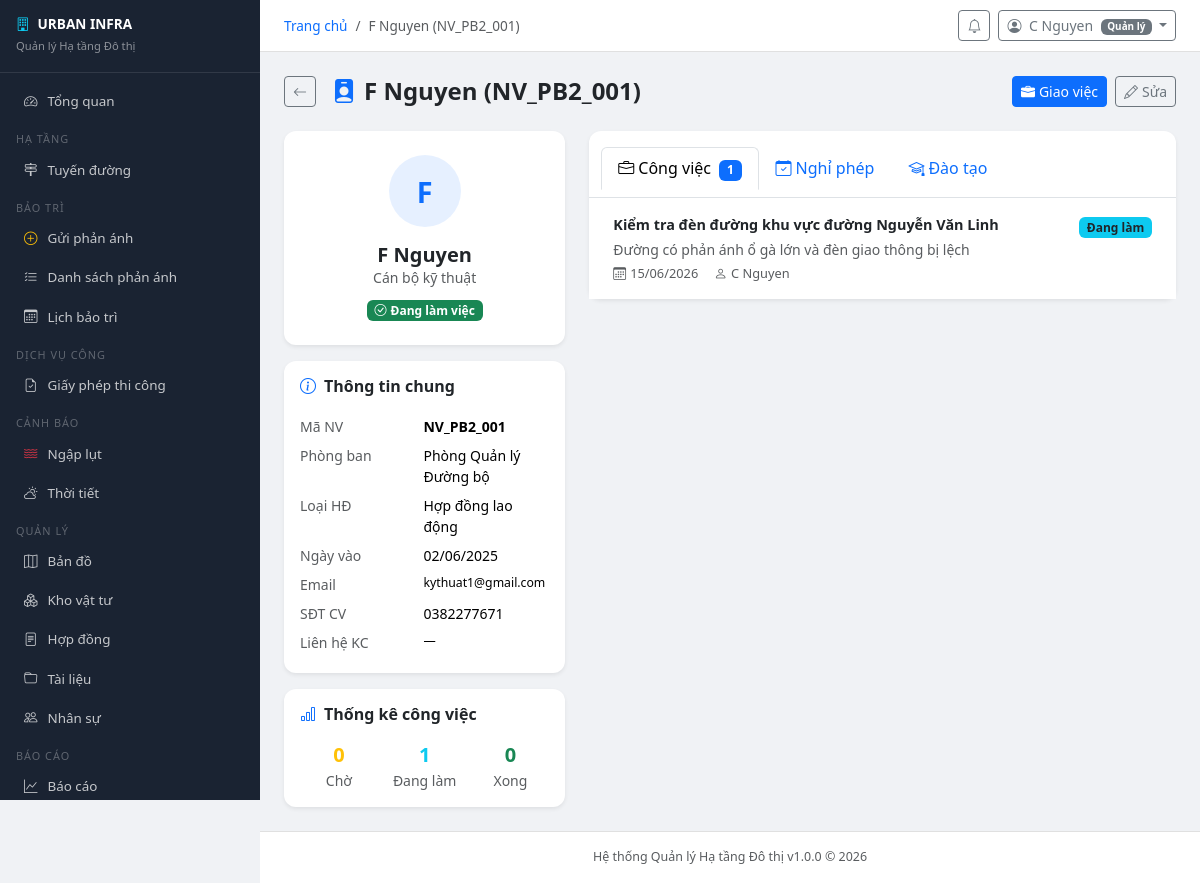
Page /hr/employees/1/ (signed in) on the committed database.
### accounts/models.py (models this page shows, shortened)
class User(AbstractUser):
    ROLE_CHOICES = [
        ('admin', 'Quản trị viên hệ thống'),
        ('manager', 'Quản lý'),
        ('staff', 'Cán bộ kỹ thuật'),
        ('inspector', 'Kiểm định viên'),
        ('citizen', 'Người dân'),
    ]
    role = models.CharField('Vai trò', max_length=20, choices=ROLE_CHOICES, default='citizen')
    phone = models.CharField('Số điện thoại', max_length=15, blank=True)
    avatar = models.ImageField('Ảnh đại diện', upload_to='avatars/', blank=True, null=True)
    address = models.TextField('Địa chỉ', blank=True)
    district = models.CharField('Quận/Huyện', max_length=100, blank=True)
    ward = models.CharField('Phường/Xã', max_length=100, blank=True)
    is_locked = models.BooleanField('Bị khóa', default=False)
    locked_reason = models.TextField('Lý do khóa', blank=True)
    otp_secret = models.CharField(max_length=32, blank=True)
    two_factor_enabled = models.BooleanField('Xác thực 2 bước', default=False)
    created_at = models.DateTimeField('Ngày tạo', auto_now_add=True)
    updated_at = models.DateTimeField('Cập nhật', auto_now=True)
    class Meta:
        verbose_name = 'Người dùng'
        verbose_name_plural = 'Người dùng'
    @property
    def is_admin(self):
        return self.role == 'admin' or self.is_superuser
    @property
    def is_staff_member(self):
        return self.role in ('admin', 'manager', 'staff', 'inspector')

### hr/models.py (models this page shows, shortened)
class Employee(models.Model):
    user = models.OneToOneField(User, on_delete=models.CASCADE, related_name='employee_profile')
    employee_id = models.CharField('Mã nhân viên', max_length=20, unique=True)
    department = models.ForeignKey(Department, on_delete=models.SET_NULL, null=True, related_name='employees')
    position = models.CharField('Chức vụ', max_length=100, blank=True)
    hire_date = models.DateField('Ngày vào làm', null=True, blank=True)
    contract_type = models.CharField('Loại hợp đồng', max_length=50, blank=True)
    salary = models.DecimalField('Lương (VNĐ)', max_digits=15, decimal_places=0, default=0)
    phone_work = models.CharField('SĐT công việc', max_length=15, blank=True)
    emergency_contact = models.CharField('Liên hệ khẩn cấp', max_length=200, blank=True)
    is_active = models.BooleanField('Đang làm việc', default=True)
    notes = models.TextField('Ghi chú', blank=True)
    created_at = models.DateTimeField(auto_now_add=True)
    updated_at = models.DateTimeField(auto_now=True)
    class Meta:
        verbose_name = 'Nhân viên'
        verbose_name_plural = 'Nhân viên'
    def __str__(self): return f"{self.user.get_full_name()} ({self.employee_id})"

class Department(models.Model):
    name = models.CharField('Phòng ban', max_length=100)
    code = models.CharField('Mã', max_length=20, unique=True)
    manager = models.ForeignKey(User, on_delete=models.SET_NULL, null=True, blank=True, related_name='managed_departments')
    description = models.TextField(blank=True)
    class Meta:
        verbose_name = 'Phòng ban'
        verbose_name_plural = 'Phòng ban'

class WorkAssignment(models.Model):
    STATUS_CHOICES = [('todo','Chưa làm'),('in_progress','Đang làm'),('done','Hoàn thành'),('cancelled','Hủy')]
    employee = models.ForeignKey(Employee, on_delete=models.CASCADE, related_name='assignments')
    title = models.CharField('Tiêu đề', max_length=200)
    description = models.TextField('Mô tả', blank=True)
    assigned_by = models.ForeignKey(User, on_delete=models.SET_NULL, null=True, related_name='assigned_tasks')
    due_date = models.DateField('Hạn hoàn thành', null=True, blank=True)
    status = models.CharField('Trạng thái', max_length=15, choices=STATUS_CHOICES, default='todo')
    completion_note = models.TextField('Ghi chú hoàn thành', blank=True)
    created_at = models.DateTimeField(auto_now_add=True)
    updated_at = models.DateTimeField(auto_now=True)
    class Meta:
        verbose_name = 'Phân công công việc'
        verbose_name_plural = 'Phân công công việc'
        ordering = ['due_date']

### hr/views.py (the view)
# urls.py: path('employees/<int:pk>/', views.employee_detail, name='employee_detail'),
@login_required
@staff_required
def employee_detail(request, pk):
    emp = get_object_or_404(Employee.objects.select_related('user', 'department'), pk=pk)
    assignments = emp.assignments.select_related('assigned_by').order_by('-created_at')[:10]
    leave_requests = emp.leave_requests.order_by('-created_at')[:5]
    trainings = emp.trainings.order_by('-start_date')[:5]
    assignment_stats = {
        'todo': emp.assignments.filter(status='todo').count(),
        'in_progress': emp.assignments.filter(status='in_progress').count(),
        'done': emp.assignments.filter(status='done').count(),
    }
    return render(request, 'hr/employee_detail.html', {
        'emp': emp,
        'assignments': assignments,
        'leave_requests': leave_requests,
        'trainings': trainings,
        'assignment_stats': assignment_stats,
        'page_title': str(emp),
    })

### hr/templates/hr/employee_detail.html (shortened to what this page needs)
{% extends "base.html" %}
{% load static %}
{% block content %}
<div class="d-flex align-items-center mb-4">
  <a href="{% url 'hr:employee_list' %}" class="btn btn-sm btn-outline-secondary me-3">
    <i class="bi bi-arrow-left"></i>
  </a>
  <h4 class="fw-bold mb-0">
    <i class="bi bi-person-badge-fill text-primary me-2"></i>{{ page_title }}
  </h4>
  <div class="ms-auto d-flex gap-2">
    <a href="{% url 'hr:assignment_create' %}?employee={{ emp.pk }}" class="btn btn-primary btn-sm">
      <i class="bi bi-briefcase-fill me-1"></i>Giao việc
    </a>
    <a href="{% url 'admin:hr_employee_change' emp.pk %}" class="btn btn-outline-secondary btn-sm">
      <i class="bi bi-pencil me-1"></i>Sửa
    </a>
  </div>
</div>
<div class="row g-4">
  <div class="col-lg-4">
    <div class="card border-0 shadow-sm mb-3">
      <div class="card-body text-center py-4">
        <div class="rounded-circle bg-primary bg-opacity-10 text-primary fw-bold
                    d-flex align-items-center justify-content-center mx-auto mb-3"
             style="width:72px;height:72px;font-size:1.8rem">
          {{ emp.user.get_full_name|first|upper }}
        </div>
        <h5 class="fw-bold mb-0">{{ emp.user.get_full_name }}</h5>
        <div class="text-muted small mb-2">{{ emp.position|default:"Chưa cập nhật chức vụ" }}</div>
        {% if emp.is_active %}
          <span class="badge bg-success"><i class="bi bi-check-circle me-1"></i>Đang làm việc</span>
        {% else %}
          <span class="badge bg-secondary">Đã nghỉ việc</span>
        {% endif %}
      </div>
    </div>
    <div class="card border-0 shadow-sm mb-3">
      <div class="card-body">
        <h6 class="fw-bold mb-3"><i class="bi bi-info-circle text-primary me-2"></i>Thông tin chung</h6>
        <table class="table table-sm table-borderless mb-0" style="font-size:.875rem">
          <tr>
            <td class="text-muted ps-0" style="width:120px">Mã NV</td>
            <td class="fw-semibold">{{ emp.employee_id }}</td>
          </tr>
          <tr>
            <td class="text-muted ps-0">Phòng ban</td>
            <td>{{ emp.department.name|default:"—" }}</td>
          </tr>
          <tr>
            <td class="text-muted ps-0">Loại HĐ</td>
            <td>{{ emp.contract_type|default:"—" }}</td>
          </tr>
          <tr>
            <td class="text-muted ps-0">Ngày vào</td>
            <td>{{ emp.hire_date|date:"d/m/Y"|default:"—" }}</td>
          </tr>
          <tr>
            <td class="text-muted ps-0">Email</td>
            <td class="small">{{ emp.user.email }}</td>
          </tr>
          <tr>
            <td class="text-muted ps-0">SĐT CV</td>
            <td>{{ emp.phone_work|default:"—" }}</td>
          </tr>
          <tr>
            <td class="text-muted ps-0">Liên hệ KC</td>
            <td class="small">{{ emp.emergency_contact|default:"—" }}</td>
          </tr>
        </table>
      </div>
    </div>
    <div class="card border-0 shadow-sm">
      <div class="card-body">
        <h6 class="fw-bold mb-3"><i class="bi bi-bar-chart text-primary me-2"></i>Thống kê công việc</h6>
        <div class="row g-2 text-center">
          <div class="col-4">
            <div class="fw-bold fs-5 text-warning">{{ assignment_stats.todo }}</div>
            <div class="small text-muted">Chờ</div>
          </div>
          <div class="col-4">
            <div class="fw-bold fs-5 text-info">{{ assignment_stats.in_progress }}</div>
            <div class="small text-muted">Đang làm</div>
          </div>
          <div class="col-4">
            <div class="fw-bold fs-5 text-success">{{ assignment_stats.done }}</div>
            <div class="small text-muted">Xong</div>
          </div>
        </div>
      </div>
    </div>
  </div>
  <div class="col-lg-8">
    <div class="card border-0 shadow-sm">
      <div class="card-header bg-transparent border-bottom">
        <ul class="nav nav-tabs card-header-tabs" id="empTab">
          <li class="nav-item">
            <button class="nav-link active" data-bs-toggle="tab" data-bs-target="#tab-assignments">
              <i class="bi bi-briefcase me-1"></i>Công việc
              <span class="badge bg-primary ms-1">{{ assignment_stats.todo|add:assignment_stats.in_progress }}</span>
            </button>
          </li>
          <li class="nav-item">
            <button class="nav-link" data-bs-toggle="tab" data-bs-target="#tab-leaves">
              <i class="bi bi-calendar-check me-1"></i>Nghỉ phép
            </button>
          </li>
          <li class="nav-item">
            <button class="nav-link" data-bs-toggle="tab" data-bs-target="#tab-trainings">
              <i class="bi bi-mortarboard me-1"></i>Đào tạo
            </button>
          </li>
        </ul>
      </div>
      <div class="card-body p-0">
        <div class="tab-content">
          <div class="tab-pane fade show active" id="tab-assignments">
            {% if assignments %}
            <div class="list-group list-group-flush">
              {% for a in assignments %}
              <div class="list-group-item px-4 py-3">
                <div class="d-flex align-items-start justify-content-between gap-2">
                  <div class="flex-grow-1">
                    <div class="fw-semibold mb-1" style="font-size:.9rem">{{ a.title }}</div>
                    {% if a.description %}
                    <div class="text-muted small mb-1">{{ a.description|truncatechars:80 }}</div>
                    {% endif %}
                    <div class="d-flex gap-3" style="font-size:.8rem">
                      {% if a.due_date %}
                      <span class="text-muted"><i class="bi bi-calendar3 me-1"></i>{{ a.due_date|date:"d/m/Y" }}</span>
                      {% endif %}
                      {% if a.assigned_by %}
                      <span class="text-muted"><i class="bi bi-person me-1"></i>{{ a.assigned_by.get_full_name }}</span>
                      {% endif %}
                    </div>
                  </div>
                  <div>
                    {% if a.status == 'todo' %}
                      <span class="badge bg-warning text-dark">Chờ</span>
                    {% elif a.status == 'in_progress' %}
                      <span class="badge bg-info text-dark">Đang làm</span>
                    {% elif a.status == 'done' %}
                      <span class="badge bg-success">Xong</span>
                    {% else %}
                      <span class="badge bg-secondary">Hủy</span>
                    {% endif %}
                  </div>
                </div>
              </div>
              {% endfor %}
            </div>
            {% else %}
            <div class="text-center text-muted py-5">
              <i class="bi bi-briefcase display-5 d-block mb-2 opacity-50"></i>
              Chưa có công việc nào được giao
            </div>
            {% endif %}
          </div>
        </div>
      </div>
    </div>
  </div>
</div>
{% endblock %}

### templates/base.html (shortened to what this page needs)
<!DOCTYPE html>
<html lang="vi">
<head>
<link rel="stylesheet" href="https://cdnjs.cloudflare.com/ajax/libs/bootstrap/5.3.2/css/bootstrap.min.css">
<link rel="stylesheet" href="https://cdnjs.cloudflare.com/ajax/libs/bootstrap-icons/1.11.3/font/bootstrap-icons.min.css">
</head>
<body>
{% if user.is_authenticated %}
<div class="sidebar" id="sidebar">
  <div class="brand">
    <h6><i class="bi bi-building me-2 text-info"></i>{{ SYSTEM_SHORT_NAME }}</h6>
    <small>Quản lý Hạ tầng Đô thị</small>
  </div>
  <nav class="py-2">
    <a href="{% url 'dashboard' %}" class="nav-link"><i class="bi bi-speedometer2"></i>Tổng quan</a>
    <div class="nav-section">Hạ tầng</div>
    <a href="{% url 'infrastructure:road_list' %}" class="nav-link"><i class="bi bi-signpost-2"></i>Tuyến đường</a>
    <div class="nav-section">Bảo trì</div>
    <a href="{% url 'maintenance:request_create' %}" class="nav-link"><i class="bi bi-plus-circle text-warning"></i>Gửi phản ánh</a>
    <a href="{% url 'maintenance:request_list' %}" class="nav-link"><i class="bi bi-list-check"></i>Danh sách phản ánh</a>
    <a href="{% url 'maintenance:schedule_list' %}" class="nav-link"><i class="bi bi-calendar3"></i>Lịch bảo trì</a>
    <div class="nav-section">Dịch vụ công</div>
    <a href="{% url 'permits:list' %}" class="nav-link"><i class="bi bi-file-earmark-check"></i>Giấy phép thi công</a>
    <div class="nav-section">Cảnh báo</div>
    <a href="{% url 'flood:alert_list' %}" class="nav-link"><i class="bi bi-water text-danger"></i>Ngập lụt</a>
    <a href="{% url 'weather:current' %}" class="nav-link"><i class="bi bi-cloud-sun"></i>Thời tiết</a>
    <div class="nav-section">Quản lý</div>
    <a href="{% url 'maps:map' %}" class="nav-link"><i class="bi bi-map"></i>Bản đồ</a>
    <a href="{% url 'inventory:material_list' %}" class="nav-link"><i class="bi bi-boxes"></i>Kho vật tư</a>
    <a href="{% url 'contracts:contract_list' %}" class="nav-link"><i class="bi bi-file-text"></i>Hợp đồng</a>
    <a href="{% url 'documents:list' %}" class="nav-link"><i class="bi bi-folder"></i>Tài liệu</a>
    {% if user.is_staff_member %}
    <a href="{% url 'hr:employee_list' %}" class="nav-link"><i class="bi bi-people"></i>Nhân sự</a>
    {% endif %}
    <div class="nav-section">Báo cáo</div>
    <a href="{% url 'reports:summary' %}" class="nav-link"><i class="bi bi-graph-up"></i>Báo cáo</a>
  </nav>
</div>
<div class="main-content">
  <div class="topbar">
    <div class="d-flex align-items-center gap-3">
      <nav>
        <ol class="breadcrumb mb-0" style="font-size:.85rem">
          <li class="breadcrumb-item"><a href="/" class="text-decoration-none">Trang chủ</a></li>
          {% if page_title %}<li class="breadcrumb-item active">{{ page_title }}</li>{% endif %}
        </ol>
      </nav>
    </div>
    <div class="d-flex align-items-center gap-2">
      <a href="{% url 'notifications:list' %}" class="btn btn-sm btn-outline-secondary position-relative">
        <i class="bi bi-bell"></i>
      </a>
      <div class="dropdown">
        <button class="btn btn-sm btn-outline-secondary dropdown-toggle" data-bs-toggle="dropdown">
          <i class="bi bi-person-circle me-1"></i>
          {{ user.get_full_name|default:user.username }}
          <span class="badge bg-secondary ms-1" style="font-size:.62rem">{{ user.get_role_display }}</span>
        </button>
      </div>
    </div>
  </div>
  <div class="content-area">
{% endif %}
{% block content %}{% endblock %}
{% if user.is_authenticated %}
  </div>
  <footer class="text-center py-3 text-muted"
          style="font-size:.78rem; border-top:1px solid #e0e0e0; background:#fff;">
    {{ SYSTEM_NAME }} v{{ SYSTEM_VERSION }} &copy; {% now "Y" %}
  </footer>
</div>
{% else %}
</div>
{% endif %}
</body>
</html>

### rows in the picture
User: get_full_name "C Nguyen", role "Quản lý"
Employee: user.get_full_name|first "F", user.get_full_name "F Nguyen", position "Cán bộ kỹ thuật", employee_id "NV_PB2_001", department.name "Phòng Quản lý Đường bộ", contract_type "Hợp đồng lao động", hire_date "02/06/2025", user.email "kythuat1@gmail.com", phone_work "0382277671", emergency_contact "—"
WorkAssignment: title "Kiểm tra đèn đường khu vực đường Nguyễn Văn Linh", description "Đường có phản ánh ổ gà lớn và đèn giao thông bị lệch", due_date "15/06/2026", assigned_by.get_full_name "C Nguyen", status "Đang làm"

### other values in the picture
{{ SYSTEM_SHORT_NAME }} "URBAN INFRA"
{{ page_title }} "F Nguyen (NV_PB2_001)"
{{ assignment_stats.todo }} "0"
{{ assignment_stats.in_progress }} "1"
{{ assignment_stats.done }} "0"
{{ assignment_stats.todo|add:assignment_stats.in_progress }} "1"
{{ SYSTEM_NAME }} "Hệ thống Quản lý Hạ tầng Đô thị"
{{ SYSTEM_VERSION }} "1.0.0"
